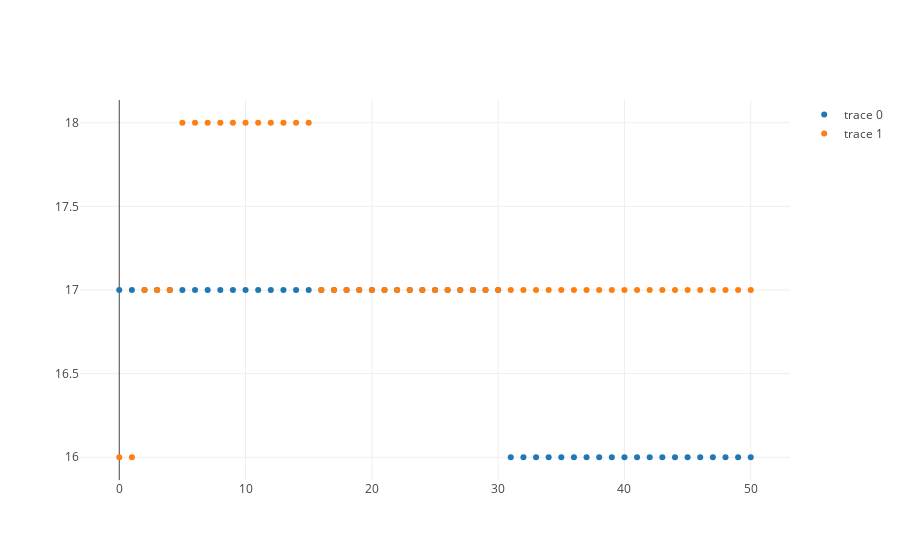

Write notebook code for a chart like this one.
### Code cell
my_workplace.plot_skills(my_workplace.agents[1])

### Figure 1 — Plotly figure (JSON) as saved in the notebook; plotly's stock layout.template omitted (floating-point values rounded to 4 significant figures)
{"data": [{"mode": "markers", "type": "scatter", "uid": "7b94cc2b-2c7e-4035-9ce6-3168e6d46b2e", "x": [0, 1, 2, 3, 4, 5, 6, 7, 8, 9, 10, 11, 12, 13, 14, 15, 16, 17, 18, 19, 20, 21, 22, 23, 24, 25, 26, 27, 28, 29, 30, 31, 32, 33, 34, 35, 36, 37, 38, 39, 40, 41, 42, 43, 44, 45, 46, 47, 48, 49, 50], "y": [17, 17, 17, 17, 17, 17, 17, 17, 17, 17, 17, 17, 17, 17, 17, 17, 17, 17, 17, 17, 17, 17, 17, 17, 17, 17, 17, 17, 17, 17, 17, 16, 16, 16, 16, 16, 16, 16, 16, 16, 16, 16, 16, 16, 16, 16, 16, 16, 16, 16, 16]}, {"mode": "markers", "type": "scatter", "uid": "ae72c7ca-24f5-48fb-9496-7e17a81a3b5a", "x": [0, 1, 2, 3, 4, 5, 6, 7, 8, 9, 10, 11, 12, 13, 14, 15, 16, 17, 18, 19, 20, 21, 22, 23, 24, 25, 26, 27, 28, 29, 30, 31, 32, 33, 34, 35, 36, 37, 38, 39, 40, 41, 42, 43, 44, 45, 46, 47, 48, 49, 50], "y": [16, 16, 17, 17, 17, 18, 18, 18, 18, 18, 18, 18, 18, 18, 18, 18, 17, 17, 17, 17, 17, 17, 17, 17, 17, 17, 17, 17, 17, 17, 17, 17, 17, 17, 17, 17, 17, 17, 17, 17, 17, 17, 17, 17, 17, 17, 17, 17, 17, 17, 17]}], "layout": {}}
